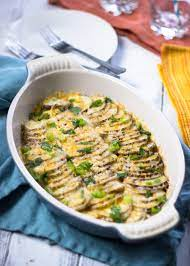
#> input picture Jurnal Mod8/fast-food/Baked Potato/Baked Potato-Train (114).jpeg, 190 x 266 px; its folder holds only this picture in this run
$ jupyter execute --allow-errors index.ipynb
#> lines starting #> are read from the running program, lines starting #| are printed output that depends on the picture
#> further down, temp is the input picture: shape (266, 190, 3); mean B, G, R 147, 161.8, 168.1
#> `gray_img = cv.cvtColor(temp, cv.COLOR_BGR2GRAY)`:
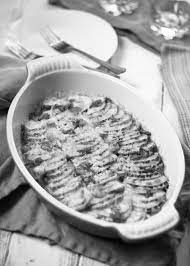
#> gray_img: shape (266, 190); min 1, max 255, mean 162
# **Modul 8: Ekstraksi Ciri**

## **Mengimport Library yang dibutuhkan**

[cell 1]
import cv2 as cv
import numpy as np
import matplotlib.pyplot as plt
import os
import pandas as pd
import seaborn as sns

## **Membaca Path dan Mengimport Gambar Yang Akan Diolah dan Mengkonversi ke Grayscale**

>Kode tersebut digunakan untuk mengakses dan memuat citra-citra dalam format skala keabuan (grayscale) dari beberapa folder yang telah ditentukan. Melalui penggunaan library os dan cv, kode tersebut melakukan iterasi pada setiap folder dan file di dalamnya. Kemudian, setiap file citra dibaca menggunakan fungsi cv.imread(), diubah ke dalam skala keabuan menggunakan fungsi cv.cvtColor(), dan hasilnya disimpan dalam list data. Dengan demikian, kode ini membantu dalam mengumpulkan dan mempersiapkan data gambar untuk pengolahan atau analisis selanjutnya.

[cell 2]
folders = [
    "fast-food/Baked Potato/",
    "fast-food/Burger/",
    "fast-food/Crispy Chicken/",
    "fast-food/Donut/",
    "fast-food/Fries/",
    "fast-food/Hot Dog/",
    "fast-food/Pizza/",
    "fast-food/Sandwich/",
    "fast-food/Taco/",
    "fast-food/Taquito/",
    ]
data = []
file_name=[]
#> (the rest of this cell did not finish here and is left out)

[cell 3]
# [14 lines of commented-out code are left out]

[cell 4]
dataset2=[]
for i in range(len(dataset)):
    dataset2.append(dataset[i])

## **Melakukan Normalisasi Pada Citra dan Meresize Citra**

>Pada kode tersebut, terdapat fungsi normalisasi yang digunakan untuk melakukan normalisasi pada citra dalam format skala keabuan. Fungsi ini mengiterasi setiap piksel dalam citra menggunakan perulangan for, kemudian menghitung nilai normalisasi dengan mengurangi nilai piksel dengan nilai minimum citra, dibagi dengan selisih nilai maksimum dan minimum, dan dikalikan dengan 255. Hasil normalisasi kemudian disimpan dalam variabel result yang merupakan citra hasil normalisasi.

[cell 5]
def normalisasi(image):
    min_val = np.min(image)
    max_val = np.max(image)

    normalized_image = (image - min_val) / (max_val - min_val)
    uint8_image = (normalized_image * 255).astype(np.uint8)

    return uint8_image

>Selanjutnya, dilakukan proses normalisasi dan resizing pada setiap citra dalam list data menggunakan perulangan for dengan variabel i. Setiap citra di-normalisasi menggunakan fungsi normalisasi yang telah didefinisikan sebelumnya, kemudian hasil normalisasi di-resize menjadi ukuran 256x256 piksel menggunakan fungsi cv.resize. Citra hasil normalisasi dan resizing disimpan kembali dalam list data.

[cell 6]
for i in range(len(data)):
    norm = normalisasi(data[i])
    res = cv.resize(norm, (256, 256), interpolation=cv.INTER_NEAREST)
    data[i] = res
#> this loop made 1 pass
#> (min_val in normalisasi, max_val in normalisasi) on pass 1: (1, 255)
#> pass 1, `res = cv.resize(norm, (256, 256), interpolation=cv.INTER_NEAREST)`:
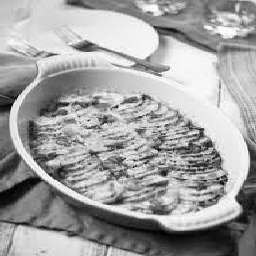
#> res: shape (256, 256); min 0, max 255, mean 161.1
#> after the loop, data = 1 item
#> (the rest of the program and of its run is left out)
